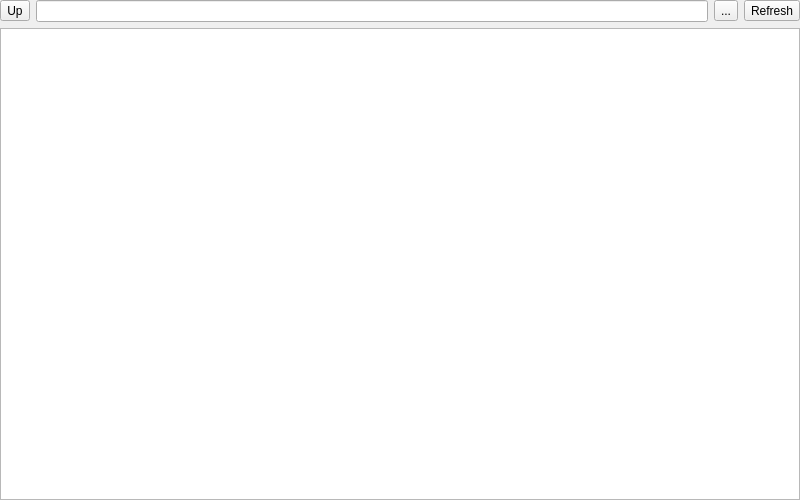
<?xml version="1.0" encoding="UTF-8"?>
<ui version="4.0">
 <class>XFileExplorer</class>
 <widget class="QWidget" name="XFileExplorer">
  <property name="geometry">
   <rect>
    <x>0</x>
    <y>0</y>
    <width>800</width>
    <height>500</height>
   </rect>
  </property>
  <property name="windowTitle">
   <string>File Explorer</string>
  </property>
  <layout class="QVBoxLayout" name="verticalLayout">
   <property name="leftMargin">
    <number>0</number>
   </property>
   <property name="topMargin">
    <number>0</number>
   </property>
   <property name="rightMargin">
    <number>0</number>
   </property>
   <property name="bottomMargin">
    <number>0</number>
   </property>
   <item>
    <layout class="QHBoxLayout" name="horizontalLayout">
     <item>
      <widget class="QToolButton" name="toolButtonUp">
       <property name="text">
        <string>Up</string>
       </property>
      </widget>
     </item>
     <item>
      <widget class="QLineEdit" name="lineEditPath"/>
     </item>
     <item>
      <widget class="QToolButton" name="toolButtonBrowse">
       <property name="text">
        <string>...</string>
       </property>
      </widget>
     </item>
     <item>
      <widget class="QToolButton" name="toolButtonRefresh">
       <property name="text">
        <string>Refresh</string>
       </property>
      </widget>
     </item>
    </layout>
   </item>
   <item>
    <widget class="QTreeView" name="treeViewFileSystem">
     <property name="contextMenuPolicy">
      <enum>Qt::CustomContextMenu</enum>
     </property>
     <property name="editTriggers">
      <set>QAbstractItemView::NoEditTriggers</set>
     </property>
     <property name="alternatingRowColors">
      <bool>true</bool>
     </property>
     <property name="selectionMode">
      <enum>QAbstractItemView::SingleSelection</enum>
     </property>
     <property name="selectionBehavior">
      <enum>QAbstractItemView::SelectRows</enum>
     </property>
     <property name="sortingEnabled">
      <bool>true</bool>
     </property>
     <attribute name="headerStretchLastSection">
      <bool>false</bool>
     </attribute>
    </widget>
   </item>
  </layout>
 </widget>
 <resources/>
 <connections/>
</ui>
